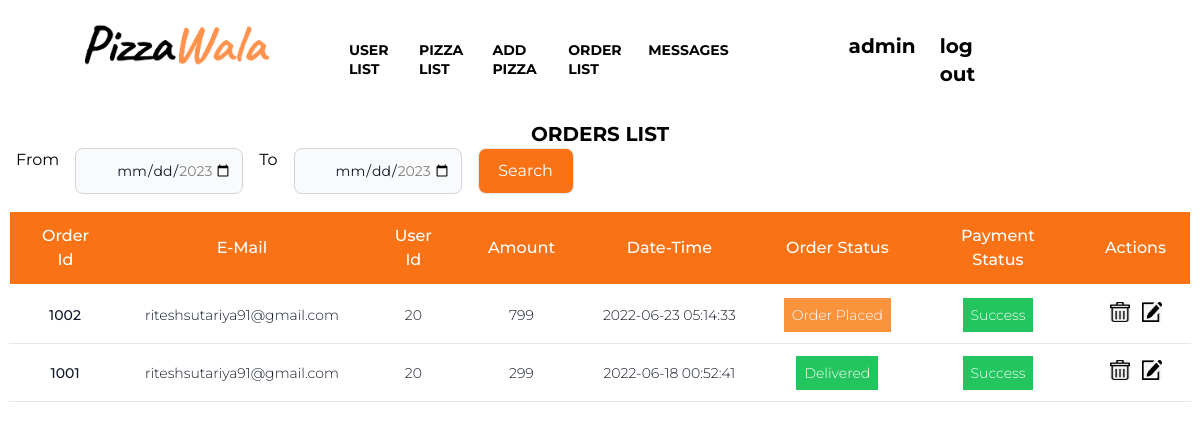
The page /admin/orderlist.php (signed in) on the database its author committed.
### tables this page shows
CREATE TABLE `ordertb` (
  `orderid` int(11) NOT NULL,
  `custid` int(11) NOT NULL,
  `addressid` int(11) NOT NULL,
  `datetime` datetime NOT NULL,
  `payment_status` varchar(20) NOT NULL,
  `order_status` varchar(20) NOT NULL
);

CREATE TABLE `customertb` (
  `custid` int(11) NOT NULL,
  `name` varchar(50) NOT NULL,
  `email` varchar(100) NOT NULL,
  `password` varchar(256) NOT NULL,
  `contactno` varchar(12) NOT NULL
);

CREATE TABLE `paymenttb` (
  `paymentid` int(11) NOT NULL,
  `orderid` int(11) NOT NULL,
  `date` date NOT NULL,
  `amount` float NOT NULL,
  `transactionid` varchar(50) NOT NULL
);

### admin/orderlist.php (the view, shortened to what this page needs)
<?php
include_once '../dbconfig.php';
if (isset($_GET['searchbtn'])) {
  if ($_GET['searchbtn'] == 'Search') {
    $start_date = $_GET['dateFrom'];
    $end_date = $_GET['dateTo'];
    if ($start_date !== '' && $end_date !== '') {
      $s_dateObj = date_create($start_date." 0:0:0")->format('Y-m-d H:i:s');
      $e_dateObj = date_create($end_date." 24:0:0")->format('Y-m-d H:i:s');
      $order_qry = "SELECT * FROM ordertb WHERE datetime BETWEEN '$s_dateObj' AND '$e_dateObj' order by orderid";
      $orders = $con->query($order_qry);
      if ($orders) {
        $orders_cnt = $orders->num_rows;
      } else {
        echo "error while fetching order-admin~";
      }
    } else {
      $err_msg = 'Please Provide Both Dates!';
    }
  }
} else {
  $orders = $con->query("SELECT * FROM ordertb order by orderid desc");
  if ($orders) {
    $orders_cnt = $orders->num_rows;
  } else {
    echo "error while fetching order-admin~";
  }
}
?>
<!DOCTYPE html>
<html lang="en">
<head>
  <script src="https://cdn.tailwindcss.com"></script>
  <link rel="stylesheet" href="../css/style.css" />
</head>
<body>
  <?php require_once 'header.php' ?>
  <span class="flex font-bold text-xl justify-center ">
    ORDERS LIST
  </span>
  <div class="search-ele">
    <form class="ml-4" action="" method="get">
      <div class="flex">
        <div class="from flex">
          <h2 class="mr-4">From</h2>
          <input type="date" value="<?php if(isset($start_date)) echo $start_date; ?>" name="dateFrom" max="01-01-2050" id="mindate" class="bg-gray-50 border border-gray-300 pl-10 p-2.5 text-gray-900 sm:text-sm rounded-lg" required>
        </div>
        <div class="to flex">
          <h2 class="mx-4">To</h2>
          <input type="date" value="<?php if(isset($end_date)) echo $end_date; ?>" name="dateTo" max="01-01-2050" id="maxdate" class="bg-gray-50 border border-gray-300 pl-10 p-2.5 text-gray-900 sm:text-sm rounded-lg" required>
        </div>
        <div style="text-align:center;" class="cursor-pointer bg-orange-500 mx-4 p-2.5 w-24 rounded-lg border">
          <input type="submit" class="cursor-pointer text-white" value="Search" name="searchbtn">
        </div>
      </div>
    </form>
  </div>
  <div class="flex flex-col px-2 md:w-screen">
    <div class="overflow-x-auto sm:-mx-6 lg:-mx-8">
      <div class="py-4 inline-block min-w-full sm:px-6 lg:px-8">
        <div class="overflow-hidden">
          <?php
          if ($orders_cnt > 0) {
          ?>
            <table class="min-w-full text-center">
              <thead class="border-2 border-white bg-orange-500">
                <tr>
                  <th scope="col" class="text-base font-medium text-white px-6 py-3">
                    Order Id
                  </th>
                  <th scope="col" class="text-base font-medium text-white px-6 py-3">
                    E-Mail
                  </th>
                  <th scope="col" class="text-base font-medium text-white px-6 py-3">
                    User Id
                  </th>
                  <th scope="col" class="text-base font-medium text-white px-6 py-3">
                    Amount
                  </th>
                  <th scope="col" class="text-base font-medium text-white px-6 py-3">
                    Date-Time
                  </th>
                  <th scope="col" class="text-base font-medium text-white px-6 py-3">
                    Order Status
                  </th>
                  <th scope="col" class="text-base font-medium text-white px-6 py-3">
                    Payment Status
                  </th>
                  <th scope="col" class="text-base font-medium text-white px-6 py-3">
                    Actions
                  </th>
                </tr>
              </thead>
              <tbody>
                <?php
                while ($order = $orders->fetch_array()) {
                  $email_qry = $con->query("SELECT email from customertb WHERE custid=" . $order['custid']);
                  $email = $email_qry->fetch_array()['email'];
                  $amount_qry=$con->query("SELECT amount from paymenttb where orderid=".$order['orderid']);
                  if($amount_qry->num_rows==1)
                  {
                    $amount=$amount_qry->fetch_array()['amount'];
                  }
                  else{
                    $amount="NA";
                  }
                ?>
                  <tr class="bg-white border-b">
                    <td class="px-6 py-4 whitespace-nowrap text-sm font-medium text-gray-900"><?php echo $order['orderid']; ?></td>
                    <td class="text-sm text-gray-900 font-light px-6 py-4 whitespace-nowrap">
                      <?php echo $email; ?>
                    </td>
                    <td class="text-sm text-gray-900 font-light px-6 py-4 whitespace-nowrap">
                      <?php echo $order['custid']; ?>
                    </td>
                    <td class="text-sm text-gray-900 font-light px-6 py-4 whitespace-nowrap">
                      <?php echo $amount ?>
                    </td>
                    <td class="text-sm text-gray-900 font-light px-6 py-4 whitespace-nowrap">
                      <?php echo $order['datetime']; ?>
                    </td>
                    <td class="text-sm text-gray-900 font-light px-6 py-4 whitespace-nowrap">
                      <span class="<?php if($order['order_status']=='Delivered') echo "bg-green-500";
                       if($order['order_status']=='Order Placed') echo "bg-orange-400";
                       if($order['order_status']=="Can't Delivered") echo "bg-red-500"; ?> p-2 text-white">
                       <?php echo $order['order_status']; ?>
                    </td>
                    <td class="text-sm text-gray-900 font-light px-6 py-4 whitespace-nowrap">
                      <span class="<?php if($order['payment_status']=='Success') echo "bg-green-500";
                       if($order['payment_status']=='Pending') echo "bg-orange-500";
                       if($order['payment_status']=='Failed') echo "bg-red-500"; ?> p-2 text-white">
                      <?php echo $order['payment_status']; ?>
                    </span>
                    </td>
                    <td class="text-sm text-gray-900 font-light px-6 py-4 whitespace-nowrap space-x-2">
                      <button class="rounded inline-flex items-center hover:scale-110">
                        <a href="deleteorder.php?id=<?php echo $order['orderid']; ?>">
                          <img src="../images/deleteicon.jpeg" class="h-5 w-5">
                        </a>
                      </button>
                      <button class="rounded inline-flex items-center hover:scale-110">
                        <a href="updateorder.php?id=<?php echo $order['orderid']; ?>">
                          <img src="../images/updateicon.jpeg" class="h-5 w-5">
                        </a>
                      </button>
                    </td>
                  </tr>
                <?php
                }
                ?>
              </tbody>
            </table>
            <?php
          }
          ?>
        </div>
      </div>
    </div>
  </div>
</body>
</html>

### css/style.css (style rules this page uses)
body { font-family: 'Montserrat'; scroll-behavior: smooth; }

### rows shown on the page
ordertb: orderid "1002", custid.email "riteshsutariya91@gmail.com", custid "20", paymenttb.amount "799", datetime "2022-06-23 05:14:33", order_status "Order Placed", payment_status "Success"
ordertb: orderid "1001", custid.email "riteshsutariya91@gmail.com", custid "20", paymenttb.amount "299", datetime "2022-06-18 00:52:41", order_status "Delivered", payment_status "Success"

### other values the page prints
$_SESSION['adminName'] "admin"
